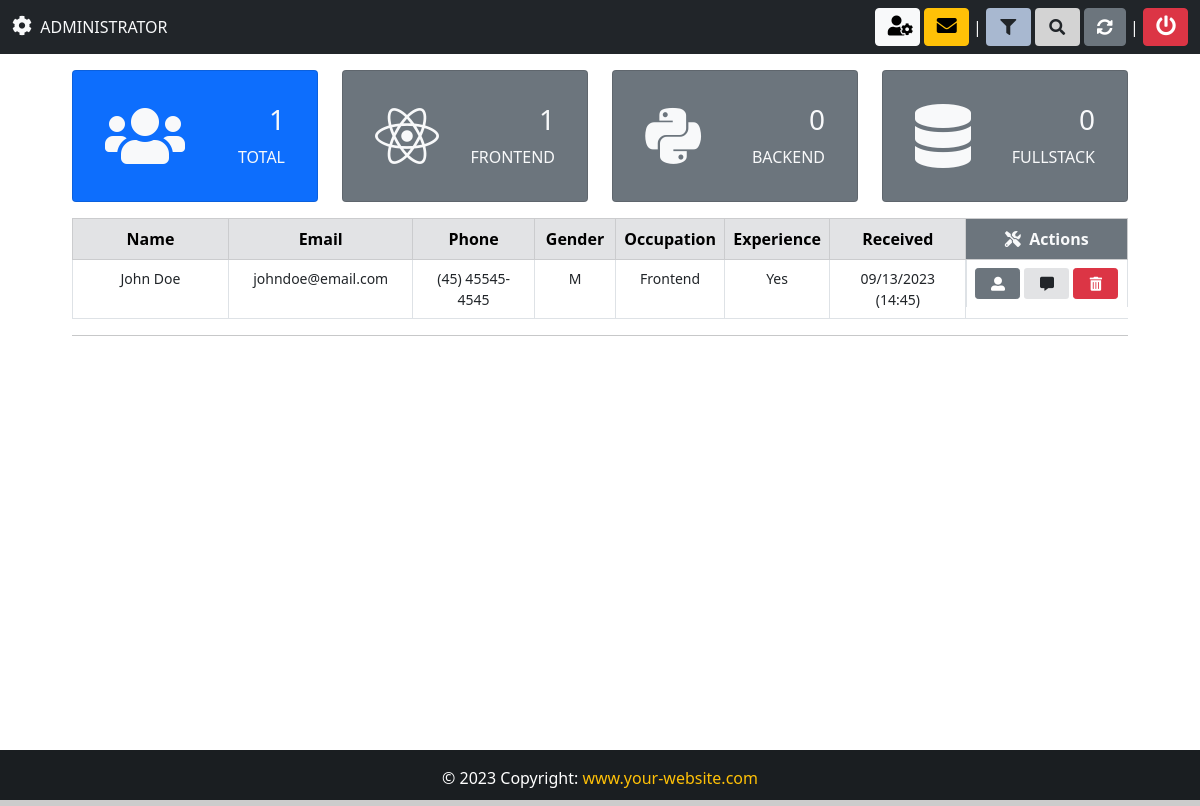
Page /backend/ (signed in) on the earlier database version.
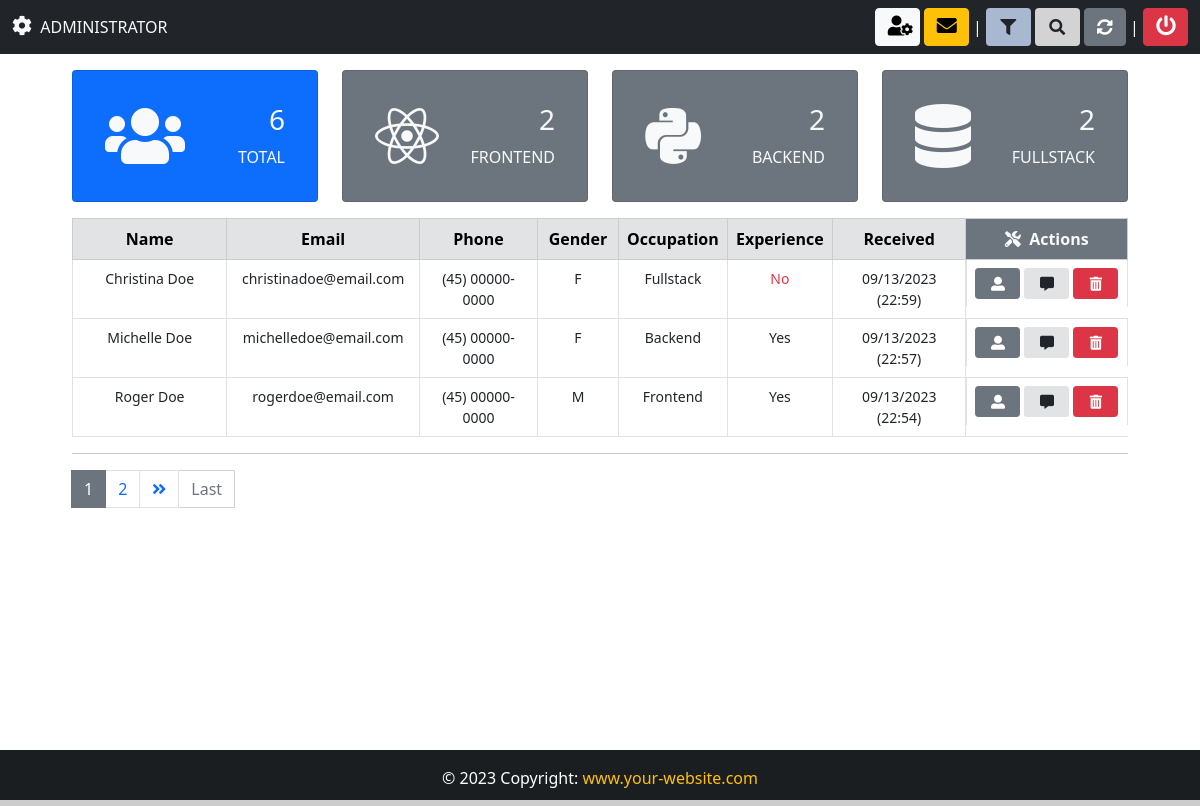
Same page on the later database version.
### App/models.py (models this page shows, shortened)
class Candidate(models.Model):
    firstname = models.CharField(max_length=50)
    lastname = models.CharField(max_length=50)
    job = models.CharField(max_length=5, verbose_name="Job Code")
    birth = models.DateField(
        auto_now=False, auto_now_add=False, verbose_name="Birthday"
    )
    phone = models.CharField(max_length=25)
    personality = models.CharField(max_length=50, null=True, choices=PERSONALITY)
    salary = models.CharField(max_length=50, verbose_name="Salary expectation")
    gender = models.CharField(max_length=10)
    experience = models.BooleanField(null=True)
    smoker = models.CharField(max_length=10, choices=SMOKER, default="")
    email = models.EmailField(max_length=50)
    message = models.TextField(verbose_name="Presentation")
    file = models.FileField(upload_to="resume", blank=True, verbose_name="Resume")
    image = models.ImageField(upload_to="photo", blank=True, verbose_name="Photo")
    created_at = models.DateTimeField(auto_now_add=True)
    situation = models.CharField(
        max_length=50, null=True, choices=SITUATION, default="Pending"
    )
    company_note = models.TextField(blank=True)
    frameworks = MultiSelectField(choices=FRAMEWORKS, max_length=50)
    languages = MultiSelectField(choices=LANGUAGES, max_length=50)
    databases = MultiSelectField(choices=DATABASES, max_length=50)
    libraries = MultiSelectField(choices=LIBRARIES, max_length=50)
    mobile = MultiSelectField(choices=MOBILE, max_length=50)
    others = MultiSelectField(choices=OTHERS, max_length=50)
    institution = models.CharField(max_length=50)
    course = models.CharField(max_length=50)
    started_course = models.DateField(auto_now_add=False)
    finished_course = models.DateField(blank=True, null=True, auto_now_add=False)
    about_course = models.TextField()
    status_course = models.CharField(max_length=50, null=True, choices=STATUS_COURSE)
    company = models.CharField(max_length=50)
    position = models.CharField(max_length=50)
    started_job = models.DateField(blank=True, null=True, auto_now_add=False)
    finished_job = models.DateField(blank=True, null=True, auto_now_add=False)
    about_job = models.TextField()
    employed = models.BooleanField(null=True, verbose_name="I am employed")
    remote = models.BooleanField(null=True, verbose_name="I agree to work remotely")
    travel = models.BooleanField(null=True, verbose_name="I'm available for travel")

### App/views.py (the view, shortened to what this page needs)
# urls.py: path("backend/", views.backend, name="backend"),
@login_required(login_url="login")
@cache_control(no_cache=True, must_revalidate=True, no_store=True)
def backend(request):
    if "f" in request.GET:
        f = request.GET["f"]
        all = Candidate.objects.filter(Q(job__iexact=f) | Q(gender__iexact=f)).order_by(
            "-created_at"
        )
    else:
        all = Candidate.objects.all().order_by("-created_at")
    paginator = Paginator(all, 3)
    page = request.GET.get("page")
    all_candidate = paginator.get_page(page)
    total = all.count()
    frontend = all.filter(job="FR-22")
    backend = all.filter(job="BA-10")
    fullstack = all.filter(job="FU-15")
    context = {
        "candidates": all_candidate,
        "total": total,
        "frontend": frontend,
        "backend": backend,
        "fullstack": fullstack,
    }
    return render(request, "backend.html", context)

### App/templates/backend.html (shortened to what this page needs)
{% extends "base.html" %}
{% block footer %} class="text-warning" {% endblock footer %}
{% block nav-content %}
    <div class="collapse navbar-collapse mt-3 mt-md-3 mt-lg-0" id="navbarSupportedContent">
        <ul class="navbar-nav me-auto mb-2 mb-lg-0 align-middle">
            <li class="nav-item text-light">
                {% if request.user.is_superuser %}
                    <i class="fas fa-cog f-size2"></i>&nbsp; ADMINISTRATOR
                {% else %}
                    Welcome: <span class="text-warning">{{ user.get_username }}</span>
                {% endif %}
            </li>
        </ul>
        {% if request.user.is_superuser %}
        <a href="{% url 'admin:App_candidate_changelist' %}" target="_blank" class="btn btn-light my-btn2" title="Control Panel">
            <i class="fas fa-user-cog f-size2"></i>
        </a>
        <a href="{% url 'admin:App_email_changelist' %}" target="_blank" class="btn btn-warning ms-1 my-btn2" title="Admin">
            <i class="fas fa-envelope f-size2"></i>
        </a>
        <span class="text-light">&nbsp;|&nbsp;</span>
        {% endif %}
        <button class="btn my-btn2" style="background-color: #a8b8d0;" title="Filter" data-bs-toggle="modal" data-bs-target="#filterModal">
            <i class="fas fa-filter"></i>
        </button>
        <button class="btn my-btn2 ms-1" style="background-color: #d3d3d3;" title="Search" data-bs-toggle="modal" data-bs-target="#searchModal">
            <i class="fas fa-search"></i>
        </button>
        <a href="{% url 'backend' %}" class="btn btn-secondary ms-1" title="Refresh">
            <i class="fas fa-sync-alt"></i>
        </a>
        <span class="text-light">&nbsp;|&nbsp;</span>
        <a href="{% url 'logout' %}" class="btn btn-danger my-btn2" title="Logout" data-bs-toggle="modal" data-bs-target="#logoutModal">
            <i class="fas fa-power-off f-size2"></i>
        </a>
    </div>
{% endblock nav-content %}
{% block content %}
<div class="container" style="width: 90%;">
    <div class="mt-3 mb-2">
        {% include "dashboard/dashboard.html" %}
    </div>
    <table class="table table-bordered text-center">
        <thead class="table-secondary">
            <tr>
                <th style="width: 19%;">Name</th>
                <th style="width: 19%;">Email</th>
                <th style="width: 14%;">Phone</th>
                <th style="width: 8%;">Gender</th>
                <th style="width: 10%;">Occupation</th>
                <th style="width: 10%;">Experience</th>
                <th style="width: 15%;">Received</th>
                <th colspan="2" style="width: 5%;" class="bg-secondary text-light">
                    <i class="fa fa-tools"></i>&nbsp;&nbsp;Actions
                </th>
            </tr>
        </thead>
        <tbody style="font-size: 14px;">
            {% for data in candidates %}
            <tr>
                <td id="top-border" label="Name">{{ data.firstname }} {{ data.lastname }}</td>
                <td id="sm-border" label="Email">{{ data.email }}</td>
                <td id="sm-border" label="Phone">{{ data.phone }}</td>
                <td id="sm-border" label="Gender">{{ data.gender }}</td>
                {% if data.job == "FR-22" %}
                    <td id="sm-border" label="Occupation">Frontend</td>
                {% elif data.job == "BA-10" %}
                    <td id="sm-border" label="Occupation">Backend</td>
                {% else %}
                    <td id="sm-border" label="Occupation">Fullstack</td>
                {% endif %}
                {% if data.experience == False %}
                    <td id="sm-border" label="Experience"><span class="text-danger">No</span></td>
                {% else %}
                    <td id="sm-border" label="Experience">Yes</td>
                {% endif %}
                <td id="sm-border" label="Received">{{ data.created_at|date:"m/d/Y (H:i)" }}</td>
                <td class="btn-side">
                    <a href="{% url 'candidate' data.id %}" class="btn btn-secondary my-btn2 btn-sm" title="View candidate">
                        <i class="fas fa-user-alt"></i>
                    </a>
                    <a href="{% url 'chat_candidate' %}" class="btn my-btn2 btn-sm ms-1" title="About candidate" style="background-color: #e2e3e5;">
                        <i class="fas fa-comment-alt"></i>
                    </a>
                    {% if request.user.is_superuser %}
                    <a href="" class="btn btn-danger my-btn2 btn-sm ms-1" title="Delete" data-bs-toggle="modal" data-bs-target="#deleteModal{{ data.pk }}">
                        <i class="fas fa-trash-alt"></i>
                    </a>
                    {% endif %}
                </td>
                {% empty %}
                <td colspan="8">{{ request.GET.q }} <strong class="text-danger">No records found</strong></td>
            </tr>
            {% endfor %}
        </tbody>
    </table>
    <hr>
    <nav>
        {% if candidates.has_other_pages %}
        <ul class="pagination">
            {% for i in candidates.paginator.page_range %}
                {% if candidates.number == i %}
                <li class="page-item active">
                    <span class="page-link">{{ i }}
                    </span>
                </li>
                {% else %}
                <li class="page-item">
                    <a class="page-link" href="?page={{ i }}{% if request.GET.q %}&q={{ request.GET.q }}{% elif request.GET.f %}&f={{ request.GET.f }}{% endif %}">{{ i }}</a>
                </li>
                {% endif %}
            {% endfor %}
            {% if candidates.has_next %}
            <li class="page-item">
                <a href="?page={{ candidates.next_page_number }}{% if request.GET.q %}&q={{ request.GET.q }}{% elif request.GET.f %}&f={{ request.GET.f }}{% endif %}" class="page-link">
                    <i class="fas fa-angle-double-right"></i>
                </a>
            </li>
            <a href="?page={{ candidates.paginator.num_pages }}" class="btn btn-outline-secondary mb-4" style="border-radius: 1px; border: 1px solid #d3d3d3; border-left: none;">Last</a>
            {% else %}
            <li class="page-item disabled"></li>
            {% endif %}
        </ul>
        {% endif %}
    </nav>
    <br><br><br>
</div>
{% endblock %}

### App/templates/base.html (shortened to what this page needs)
{% load static %}
<!DOCTYPE html>
<html lang="en">
<head>
    <link href="https://cdn.jsdelivr.net/npm/bootstrap@5.0.2/dist/css/bootstrap.min.css" rel="stylesheet">
    <link rel="stylesheet" href="https://use.fontawesome.com/releases/v5.15.4/css/all.css">
    <link rel="stylesheet" href="https://cdnjs.cloudflare.com/ajax/libs/jqueryui/1.13.2/themes/base/jquery-ui.min.css" />
    <link href={% static "css/style.css" %} rel="stylesheet">
</head>
<body>
    <div class="wrapper">
      <header>
        <nav  class="navbar navbar-expand-lg navbar-dark {% block navbar %} bg-dark {% endblock %}">
          <div class="container-fluid">
            {% block nav-content %}{% endblock nav-content %}
          </div>
        </nav>
      </header>
      {% block content %} {% endblock content %}
    </div>
    {% block tag-footer %}
    <footer class="bg-dark text-center text-lg-start" id="footer" style="color: #fff;">
      <div class="text-center p-3" style="background-color: rgba(0, 0, 0, 0.2);">
          &copy; {% now "Y" %} Copyright:
          <a class="text-light" href="#" style="text-decoration: none;">
              <span {% block footer %} style="color: #89cff0;" {% endblock footer %}>www.your-website.com</span>
          </a>
      </div>
    </footer>
    {% endblock tag-footer %}
</body>
</html>

### App/templates/dashboard/dashboard.html
<div class="row">
    {% include "dashboard/dash_total.html" %}
    {% include "dashboard/dash_frontend.html" %}
    {% include "dashboard/dash_backend.html" %}
    {% include "dashboard/dash_fullstack.html" %}
</div>

### App/templates/dashboard/dash_total.html
{% extends "dashboard/baseDash.html" %}
{% block bg-dash %} bg-primary text-light {% endblock %}
{% block icon %} <i class="fas fa-users fa-4x"></i> {% endblock %}
{% block value %} {{ total }} {% endblock %}
{% block dash-title %} TOTAL {% endblock %}

### App/templates/dashboard/baseDash.html
<div class="col-xl-3 col-sm-6 col-6 mb-2">
    <div class="card p-3 {% block bg-dash %}{% endblock %}">
        <div class="card-body">
            <div class="d-flex justify-content-between">
                <div class="align-self-center">
                    {% block icon %} {% endblock %}
                </div>
                <div class="text-end">
                    <h3>{% block value %} {% endblock %}</h3>
                    <p class="mb-0">{% block dash-title %}{% endblock %}</p>
                </div>
            </div>
        </div>
    </div>
</div>

### App/templates/dashboard/dash_frontend.html
{% extends "dashboard/baseDash.html" %}
{% block bg-dash %} bg-secondary text-light {% endblock %}
{% block icon %} <i class="fab fa-react fa-4x"></i> {% endblock %}
{% block value %} {{ frontend.count }} {% endblock %}
{% block dash-title %} FRONTEND {% endblock %}

### App/templates/dashboard/dash_backend.html
{% extends "dashboard/baseDash.html" %}
{% block bg-dash %} bg-secondary text-light {% endblock %}
{% block icon %} <i class="fab fa-python fa-4x"></i> {% endblock %}
{% block value %} {{ backend.count }} {% endblock %}
{% block dash-title %} BACKEND {% endblock %}

### App/templates/dashboard/dash_fullstack.html
{% extends "dashboard/baseDash.html" %}
{% block bg-dash %} bg-secondary text-light {% endblock %}
{% block icon %} <i class="fas fa-database fa-4x"></i> {% endblock %}
{% block value %} {{ fullstack.count }} {% endblock %}
{% block dash-title %} FULLSTACK {% endblock %}

### App/templates/modals/note.html (shortened to what this page needs)
{% extends 'modals/baseModal.html' %}

### App/templates/modals/delete.html (shortened to what this page needs)
{% extends 'modals/baseModal.html' %}

### App/templates/modals/email.html (shortened to what this page needs)
{% extends 'modals/baseModal.html' %}

### App/templates/modals/filter.html (shortened to what this page needs)
{% extends 'modals/baseModal.html' %}

### App/templates/modals/search.html (shortened to what this page needs)
{% extends 'modals/baseModal.html' %}

### App/templates/modals/logout.html (shortened to what this page needs)
{% extends 'modals/baseModal.html' %}

### App/static/css/style.css (style rules this page uses)
html, body { height: 100%; margin: 0; max-width: 100%; }
.wrapper { min-height: 100%; margin-bottom: -50px; }
#footer, .push { height: 50px; }
.my-btn2 { width: 45px; }
a { text-decoration: none; }
.f-size2 { font-size: 20px; }
.btn-side { display: -webkit-flex; display: flex; flex-wrap: nowrap; }
.page-item.active .page-link { columns: #fff; background-color: #6c757d; border: 1px solid #6c757d; }

Differences in the rows shown:
removed Candidate: firstname "John", lastname "Doe", email "johndoe@email.com", phone "(45) 45545-4545", gender "M", job "Frontend", experience "Yes", created_at "09/13/2023 (14:45)"
added Candidate: firstname "Christina", lastname "Doe", email "christinadoe@email.com", phone "(45) 00000-0000", gender "F", job "Fullstack", experience "No", created_at "09/13/2023 (22:59)"
added Candidate: firstname "Michelle", lastname "Doe", email "michelledoe@email.com", phone "(45) 00000-0000", gender "F", job "Backend", experience "Yes", created_at "09/13/2023 (22:57)"
added Candidate: firstname "Roger", lastname "Doe", email "rogerdoe@email.com", phone "(45) 00000-0000", gender "M", job "Frontend", experience "Yes", created_at "09/13/2023 (22:54)"
Other differences:
{{ total }}: "1" → "6"
{{ frontend.count }}: "1" → "2"
{{ backend.count }}: "0" → "2"
{{ fullstack.count }}: "0" → "2"
new list line: "1"
new list line: "2"
text now shown: "Last"
